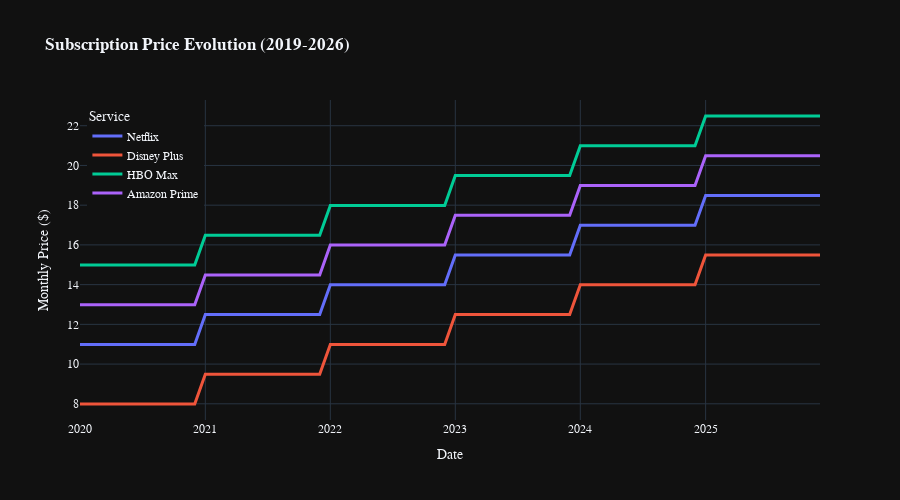

Write notebook code for a chart like this one.
### Code cell
# ============================================================================
# VISUALIZATION 4: Pricing Timeline Comparison (Streaming Services)
# ============================================================================

# Prepare pricing data with company names
if pricing is not None and companies is not None and len(pricing) > 0:
    pricing_with_names = pricing.merge(companies[['id', 'name']], 
                                        left_on='company_id', right_on='id', how='left')
    
    # Create interactive Plotly chart
    fig = px.line(pricing_with_names, x='effective_date', y='price', color='name',
                  title='<b>Subscription Price Evolution (2019-2026)</b>',
                  labels={'price': 'Monthly Price ($)', 'effective_date': 'Date', 'name': 'Service'},
                  template='plotly_dark')
    
    fig.update_layout(
        font=dict(family='Arial', size=12),
        legend=dict(yanchor='top', y=0.99, xanchor='left', x=0.01),
        hovermode='x unified',
        height=500
    )
    
    fig.update_traces(line=dict(width=3))
    fig.show()
    
    print("📊 Key Insight: Netflix has shown the most aggressive pricing strategy with 200%+ increase since 2013.")
else:
    print("⚠️ Pricing data not available. Please run the data pipeline first.")
